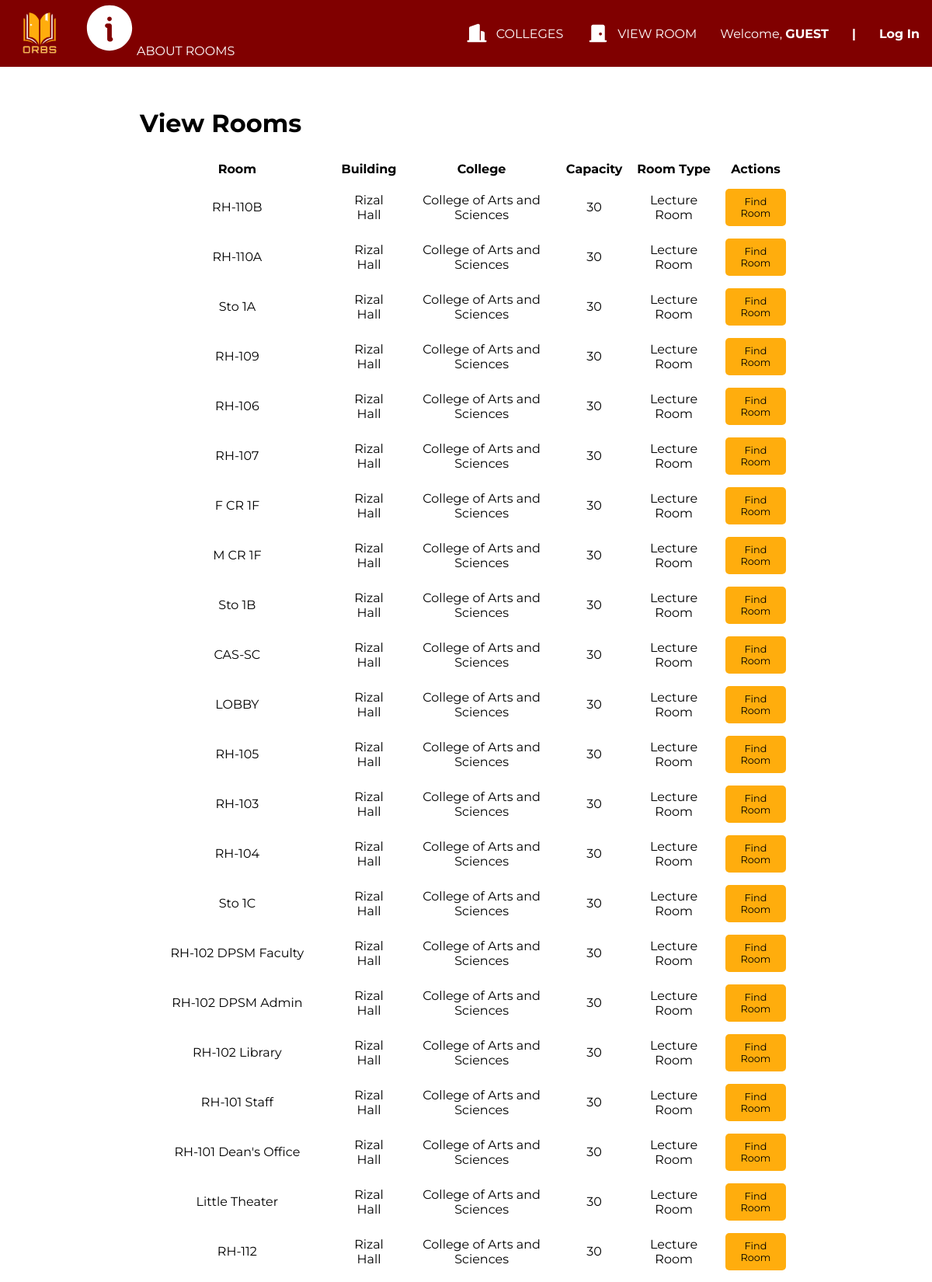
The page / (upper part) on the database its author committed.
### wayfinderpro/models.py (models this page shows, shortened)
class Room(models.Model):
    name = models.CharField(max_length=100)
    nickname = models.CharField(max_length=100, null=True)
    slug = models.SlugField(null=True)
    college = models.CharField(max_length=300,default = "College of Arts and Sciences")
    building =  models.CharField(max_length=300,default="Rizal Hall")
    x = models.IntegerField()
    y = models.IntegerField()
    floorNumber = models.IntegerField(default = 1)
    date_created = models.DateTimeField(default=timezone.now)
    date_modified = models.DateTimeField(auto_now=True)

### wayfinderpro/views.py (the view)
# urls.py: 2. Add a URL to urlpatterns:  path('', views.home, name='home')
def home(request):
    context = {
        'rooms': Room.objects.all(),
    }
    return render(request, 'wayfinderpro/initial.html', context)

### wayfinderpro/templates/wayfinderpro/initial.html (shortened to what this page needs)
{%load static%}
<!DOCTYPE html>
<html lang="en">
<head>
</head>
<body>
    <div class="dummycontainer">
        <div class="navbar">
            <div class="logo">
                <img src="{% static 'assets/Logo_Navbar.png' %}" alt="" class="logo">
                <span class="about"><img src="{% static 'assets/info.svg' %}" alt="">ABOUT ROOMS</span>
            </div>
            <div class="list">
                <div class="colleges">
                    <img src="{% static 'assets/school.svg' %}" alt="">
                    <span>COLLEGES</span>
                </div>
                <div class="viewrooms">
                    <img src="{% static 'assets/door.svg' %}" alt="">
                    <span>VIEW ROOM</span>
                </div>
                <div class="welcome">
                    <span>Welcome, <b>GUEST</b></span>
                </div>
                <div class="welcome">
                    <span><b>|</b></span>
                </div>
                <div class="welcome">
                    <span><b>Log In</b></span>
                </div>
            </div>
        </div>
    </div>
    <div class="mapcontainer">
        <div class="table">
            <h1>View Rooms</h1>
            <table>
                <thead>
                    <tr>
                        <th>Room</th>
                        <th>Building</th>
                        <th>College</th>
                        <th>Capacity</th>
                        <th>Room Type</th>
                        <th>Actions</th>
                    </tr>
                </thead>
                <tbody>
                    {% for room in rooms %}
                    <tr>
                        <td>{{ room.name }}</td>
                        <td class="building">Rizal Hall</td>
                        <td class="college">College of Arts and Sciences</td>
                        <td>30</td>
                        <td>Lecture Room</td>
                        <td class="button">
                            <button class="button button-blue" style="background-color: #ffad0d; color: #000000;" onclick="startMultiFloorPathFinding('{{ room.slug }}', '{{ room.x }}', '{{ room.y }}', '{{ room.floorNumber }}', this.closest('tr').querySelector('.college').textContent, this.closest('tr').querySelector('.building').textContent)">Find Room</button>
                        </td>
                    </tr>
                    {% endfor %}
                </tbody>
            </table>
        </div>
    </div>
</body>
</html>

### wayfinderpro/templates/wayfinderpro/initial.html (style rules this page uses)
body { background-color: #800000; margin: 0; padding: 0; }
.navbar { display: flex; flex-direction: row; justify-content: space-between; align-items: center; color: white; background-color: #800000; padding: 0.5rem 1rem; }
.logo { display: flex; align-items: center; font-family: 'Montserrat', sans-serif; font-size: 1rem; font-weight: 400; gap: 20px; }
.logo img { width: 70px; height: 70px; }
.logo span { margin-top: -10px; }
.list { display: flex; align-items: center; gap: 30px; font-family: 'Montserrat', sans-serif; font-size: 1rem; font-weight: 400; }
.list div { display: flex; align-items: center; gap: 10px; }
.list img { width: 30px; height: 30px; }
.mapcontainer { background-color: white; width: 100vw; min-height: 100vh; display: flex; flex-direction: column; align-items: center; padding-top: 2rem; }
.table { width: 70%; font-family: 'Montserrat', sans-serif; font-size: 1rem; font-weight: 400; }
.table table { width: 100%; margin-top: 20px; border-collapse: collapse; }
.table th, .table td { text-align: center; padding: 8px; }
.button { display: flex; justify-content: center; align-items: center; gap: 5px; }
.button button { font-family: 'Montserrat', sans-serif; font-size: 0.8rem; font-weight: 400; min-height: 3rem; max-width: 90px; display: flex; justify-content: center; align-items: center; border-radius: 5px; border: none; cursor: pointer; transition: background-color 0.3s ease; }

### rows shown on the page
Room: name "RH-110B"
Room: name "RH-110A"
Room: name "Sto 1A"
Room: name "RH-109"
Room: name "RH-106"
Room: name "RH-107"
Room: name "F CR 1F"
Room: name "M CR 1F"
Room: name "Sto 1B"
Room: name "CAS-SC"
Room: name "LOBBY"
Room: name "RH-105"
Room: name "RH-103"
Room: name "RH-104"
Room: name "Sto 1C"
Room: name "RH-102 DPSM Faculty"
Room: name "RH-102 DPSM Admin"
Room: name "RH-102 Library"
Room: name "RH-101 Staff"
Room: name "RH-101 Dean's Office"
Room: name "Little Theater"
Room: name "RH-112"
